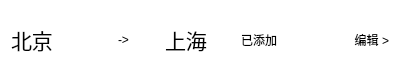
<?xml version="1.0" encoding="UTF-8"?>
<ui version="4.0">
 <class>FlightSaveItem</class>
 <widget class="QWidget" name="FlightSaveItem">
  <property name="geometry">
   <rect>
    <x>0</x>
    <y>0</y>
    <width>400</width>
    <height>80</height>
   </rect>
  </property>
  <property name="minimumSize">
   <size>
    <width>400</width>
    <height>80</height>
   </size>
  </property>
  <property name="maximumSize">
   <size>
    <width>400</width>
    <height>80</height>
   </size>
  </property>
  <property name="palette">
   <palette>
    <active>
     <colorrole role="WindowText">
      <brush brushstyle="SolidPattern">
       <color alpha="255">
        <red>0</red>
        <green>0</green>
        <blue>0</blue>
       </color>
      </brush>
     </colorrole>
     <colorrole role="Button">
      <brush brushstyle="SolidPattern">
       <color alpha="255">
        <red>255</red>
        <green>255</green>
        <blue>255</blue>
       </color>
      </brush>
     </colorrole>
     <colorrole role="Light">
      <brush brushstyle="SolidPattern">
       <color alpha="255">
        <red>255</red>
        <green>255</green>
        <blue>255</blue>
       </color>
      </brush>
     </colorrole>
     <colorrole role="Midlight">
      <brush brushstyle="SolidPattern">
       <color alpha="255">
        <red>255</red>
        <green>255</green>
        <blue>255</blue>
       </color>
      </brush>
     </colorrole>
     <colorrole role="Dark">
      <brush brushstyle="SolidPattern">
       <color alpha="255">
        <red>127</red>
        <green>127</green>
        <blue>127</blue>
       </color>
      </brush>
     </colorrole>
     <colorrole role="Mid">
      <brush brushstyle="SolidPattern">
       <color alpha="255">
        <red>170</red>
        <green>170</green>
        <blue>170</blue>
       </color>
      </brush>
     </colorrole>
     <colorrole role="Text">
      <brush brushstyle="SolidPattern">
       <color alpha="255">
        <red>0</red>
        <green>0</green>
        <blue>0</blue>
       </color>
      </brush>
     </colorrole>
     <colorrole role="BrightText">
      <brush brushstyle="SolidPattern">
       <color alpha="255">
        <red>255</red>
        <green>255</green>
        <blue>255</blue>
       </color>
      </brush>
     </colorrole>
     <colorrole role="ButtonText">
      <brush brushstyle="SolidPattern">
       <color alpha="255">
        <red>0</red>
        <green>0</green>
        <blue>0</blue>
       </color>
      </brush>
     </colorrole>
     <colorrole role="Base">
      <brush brushstyle="SolidPattern">
       <color alpha="255">
        <red>255</red>
        <green>255</green>
        <blue>255</blue>
       </color>
      </brush>
     </colorrole>
     <colorrole role="Window">
      <brush brushstyle="SolidPattern">
       <color alpha="255">
        <red>255</red>
        <green>255</green>
        <blue>255</blue>
       </color>
      </brush>
     </colorrole>
     <colorrole role="Shadow">
      <brush brushstyle="SolidPattern">
       <color alpha="255">
        <red>0</red>
        <green>0</green>
        <blue>0</blue>
       </color>
      </brush>
     </colorrole>
     <colorrole role="AlternateBase">
      <brush brushstyle="SolidPattern">
       <color alpha="255">
        <red>255</red>
        <green>255</green>
        <blue>255</blue>
       </color>
      </brush>
     </colorrole>
     <colorrole role="ToolTipBase">
      <brush brushstyle="SolidPattern">
       <color alpha="255">
        <red>255</red>
        <green>255</green>
        <blue>220</blue>
       </color>
      </brush>
     </colorrole>
     <colorrole role="ToolTipText">
      <brush brushstyle="SolidPattern">
       <color alpha="255">
        <red>0</red>
        <green>0</green>
        <blue>0</blue>
       </color>
      </brush>
     </colorrole>
     <colorrole role="PlaceholderText">
      <brush brushstyle="SolidPattern">
       <color alpha="128">
        <red>0</red>
        <green>0</green>
        <blue>0</blue>
       </color>
      </brush>
     </colorrole>
    </active>
    <inactive>
     <colorrole role="WindowText">
      <brush brushstyle="SolidPattern">
       <color alpha="255">
        <red>0</red>
        <green>0</green>
        <blue>0</blue>
       </color>
      </brush>
     </colorrole>
     <colorrole role="Button">
      <brush brushstyle="SolidPattern">
       <color alpha="255">
        <red>255</red>
        <green>255</green>
        <blue>255</blue>
       </color>
      </brush>
     </colorrole>
     <colorrole role="Light">
      <brush brushstyle="SolidPattern">
       <color alpha="255">
        <red>255</red>
        <green>255</green>
        <blue>255</blue>
       </color>
      </brush>
     </colorrole>
     <colorrole role="Midlight">
      <brush brushstyle="SolidPattern">
       <color alpha="255">
        <red>255</red>
        <green>255</green>
        <blue>255</blue>
       </color>
      </brush>
     </colorrole>
     <colorrole role="Dark">
      <brush brushstyle="SolidPattern">
       <color alpha="255">
        <red>127</red>
        <green>127</green>
        <blue>127</blue>
       </color>
      </brush>
     </colorrole>
     <colorrole role="Mid">
      <brush brushstyle="SolidPattern">
       <color alpha="255">
        <red>170</red>
        <green>170</green>
        <blue>170</blue>
       </color>
      </brush>
     </colorrole>
     <colorrole role="Text">
      <brush brushstyle="SolidPattern">
       <color alpha="255">
        <red>0</red>
        <green>0</green>
        <blue>0</blue>
       </color>
      </brush>
     </colorrole>
     <colorrole role="BrightText">
      <brush brushstyle="SolidPattern">
       <color alpha="255">
        <red>255</red>
        <green>255</green>
        <blue>255</blue>
       </color>
      </brush>
     </colorrole>
     <colorrole role="ButtonText">
      <brush brushstyle="SolidPattern">
       <color alpha="255">
        <red>0</red>
        <green>0</green>
        <blue>0</blue>
       </color>
      </brush>
     </colorrole>
     <colorrole role="Base">
      <brush brushstyle="SolidPattern">
       <color alpha="255">
        <red>255</red>
        <green>255</green>
        <blue>255</blue>
       </color>
      </brush>
     </colorrole>
     <colorrole role="Window">
      <brush brushstyle="SolidPattern">
       <color alpha="255">
        <red>255</red>
        <green>255</green>
        <blue>255</blue>
       </color>
      </brush>
     </colorrole>
     <colorrole role="Shadow">
      <brush brushstyle="SolidPattern">
       <color alpha="255">
        <red>0</red>
        <green>0</green>
        <blue>0</blue>
       </color>
      </brush>
     </colorrole>
     <colorrole role="AlternateBase">
      <brush brushstyle="SolidPattern">
       <color alpha="255">
        <red>255</red>
        <green>255</green>
        <blue>255</blue>
       </color>
      </brush>
     </colorrole>
     <colorrole role="ToolTipBase">
      <brush brushstyle="SolidPattern">
       <color alpha="255">
        <red>255</red>
        <green>255</green>
        <blue>220</blue>
       </color>
      </brush>
     </colorrole>
     <colorrole role="ToolTipText">
      <brush brushstyle="SolidPattern">
       <color alpha="255">
        <red>0</red>
        <green>0</green>
        <blue>0</blue>
       </color>
      </brush>
     </colorrole>
     <colorrole role="PlaceholderText">
      <brush brushstyle="SolidPattern">
       <color alpha="128">
        <red>0</red>
        <green>0</green>
        <blue>0</blue>
       </color>
      </brush>
     </colorrole>
    </inactive>
    <disabled>
     <colorrole role="WindowText">
      <brush brushstyle="SolidPattern">
       <color alpha="255">
        <red>127</red>
        <green>127</green>
        <blue>127</blue>
       </color>
      </brush>
     </colorrole>
     <colorrole role="Button">
      <brush brushstyle="SolidPattern">
       <color alpha="255">
        <red>255</red>
        <green>255</green>
        <blue>255</blue>
       </color>
      </brush>
     </colorrole>
     <colorrole role="Light">
      <brush brushstyle="SolidPattern">
       <color alpha="255">
        <red>255</red>
        <green>255</green>
        <blue>255</blue>
       </color>
      </brush>
     </colorrole>
     <colorrole role="Midlight">
      <brush brushstyle="SolidPattern">
       <color alpha="255">
        <red>255</red>
        <green>255</green>
        <blue>255</blue>
       </color>
      </brush>
     </colorrole>
     <colorrole role="Dark">
      <brush brushstyle="SolidPattern">
       <color alpha="255">
        <red>127</red>
        <green>127</green>
        <blue>127</blue>
       </color>
      </brush>
     </colorrole>
     <colorrole role="Mid">
      <brush brushstyle="SolidPattern">
       <color alpha="255">
        <red>170</red>
        <green>170</green>
        <blue>170</blue>
       </color>
      </brush>
     </colorrole>
     <colorrole role="Text">
      <brush brushstyle="SolidPattern">
       <color alpha="255">
        <red>127</red>
        <green>127</green>
        <blue>127</blue>
       </color>
      </brush>
     </colorrole>
     <colorrole role="BrightText">
      <brush brushstyle="SolidPattern">
       <color alpha="255">
        <red>255</red>
        <green>255</green>
        <blue>255</blue>
       </color>
      </brush>
     </colorrole>
     <colorrole role="ButtonText">
      <brush brushstyle="SolidPattern">
       <color alpha="255">
        <red>127</red>
        <green>127</green>
        <blue>127</blue>
       </color>
      </brush>
     </colorrole>
     <colorrole role="Base">
      <brush brushstyle="SolidPattern">
       <color alpha="255">
        <red>255</red>
        <green>255</green>
        <blue>255</blue>
       </color>
      </brush>
     </colorrole>
     <colorrole role="Window">
      <brush brushstyle="SolidPattern">
       <color alpha="255">
        <red>255</red>
        <green>255</green>
        <blue>255</blue>
       </color>
      </brush>
     </colorrole>
     <colorrole role="Shadow">
      <brush brushstyle="SolidPattern">
       <color alpha="255">
        <red>0</red>
        <green>0</green>
        <blue>0</blue>
       </color>
      </brush>
     </colorrole>
     <colorrole role="AlternateBase">
      <brush brushstyle="SolidPattern">
       <color alpha="255">
        <red>255</red>
        <green>255</green>
        <blue>255</blue>
       </color>
      </brush>
     </colorrole>
     <colorrole role="ToolTipBase">
      <brush brushstyle="SolidPattern">
       <color alpha="255">
        <red>255</red>
        <green>255</green>
        <blue>220</blue>
       </color>
      </brush>
     </colorrole>
     <colorrole role="ToolTipText">
      <brush brushstyle="SolidPattern">
       <color alpha="255">
        <red>0</red>
        <green>0</green>
        <blue>0</blue>
       </color>
      </brush>
     </colorrole>
     <colorrole role="PlaceholderText">
      <brush brushstyle="SolidPattern">
       <color alpha="128">
        <red>0</red>
        <green>0</green>
        <blue>0</blue>
       </color>
      </brush>
     </colorrole>
    </disabled>
   </palette>
  </property>
  <property name="windowTitle">
   <string>Form</string>
  </property>
  <property name="autoFillBackground">
   <bool>true</bool>
  </property>
  <layout class="QGridLayout" name="gridLayout">
   <item row="0" column="1">
    <widget class="QLabel" name="label_3">
     <property name="text">
      <string>-&gt;</string>
     </property>
     <property name="alignment">
      <set>Qt::AlignCenter</set>
     </property>
    </widget>
   </item>
   <item row="0" column="2">
    <widget class="QLabel" name="label_to">
     <property name="font">
      <font>
       <family>方正黑体简体</family>
       <pointsize>16</pointsize>
      </font>
     </property>
     <property name="text">
      <string>上海</string>
     </property>
    </widget>
   </item>
   <item row="0" column="0">
    <widget class="QLabel" name="label_from">
     <property name="font">
      <font>
       <family>方正黑体简体</family>
       <pointsize>16</pointsize>
      </font>
     </property>
     <property name="autoFillBackground">
      <bool>true</bool>
     </property>
     <property name="text">
      <string>北京</string>
     </property>
    </widget>
   </item>
   <item row="0" column="4">
    <widget class="ClickableLabel" name="label_edit">
     <property name="text">
      <string>编辑 &gt;</string>
     </property>
     <property name="alignment">
      <set>Qt::AlignRight|Qt::AlignTrailing|Qt::AlignVCenter</set>
     </property>
    </widget>
   </item>
   <item row="0" column="3">
    <widget class="QLabel" name="label_added">
     <property name="text">
      <string>已添加</string>
     </property>
    </widget>
   </item>
  </layout>
 </widget>
 <customwidgets>
  <customwidget>
   <class>ClickableLabel</class>
   <extends>QLabel</extends>
   <header>clickablelabel.h</header>
  </customwidget>
 </customwidgets>
 <resources/>
 <connections/>
</ui>
